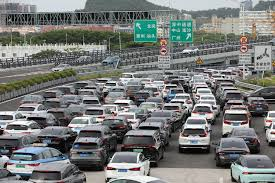
#> input picture Workflow_topo/workflow/src/agent_flows/data/camera_images/image.jpg, 275 x 183 px; its folder holds only this picture in this run
$ python -i workflow2_tools.py   (imports and definitions only)   (older library calls are emulated)
#> lines starting #> are read from the running program, lines starting #| are printed output that depends on the picture; after the words box and inside, x2 and y2 are one past the last pixel; in counts of white or black regions, pixels touching at a corner belong together
#> further down, picture is the input picture: shape (183, 275, 3); mean B, G, R 120.1, 121.8, 118.5
"""workflow2工具：模拟摄像头采集与图像处理"""

import random
from pathlib import Path
from typing import Any, Dict, List, Tuple

import cv2
import numpy as np

try:  # 可选GPU支持
    import torch
    import torch.nn.functional as F
except Exception:  # torch 不可用时保持CPU流程
    torch = None
    F = None

CAMERA_IMAGE_DIR = Path(__file__).resolve().parent.parent / "data" / "camera_images"
SUPPORTED_EXTS = {".jpg", ".jpeg", ".png", ".bmp"}


def _list_camera_images() -> List[Path]:
    images = [p for p in CAMERA_IMAGE_DIR.rglob("*") if p.suffix.lower() in SUPPORTED_EXTS]
    return images


# [82 lines left out: functions capture_camera_image, _gpu_smooth, preprocess_image, not called in this run]


def extract_image_features(image: np.ndarray) -> Dict[str, Any]:
    """提取简单的图像特征（亮度、边缘、直方图等）"""
    gray = image if len(image.shape) == 2 else cv2.cvtColor(image, cv2.COLOR_BGR2GRAY)
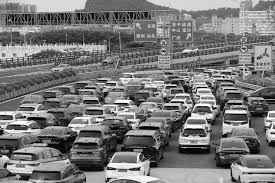
#> gray: shape (183, 275); min 0, max 255, mean 120.6

    hist = cv2.calcHist([gray], [0], None, [32], [0, 256]).flatten()
#> hist = 32 values, max 3283 at index 13, min 352 at index 31, mean 1572.7
    hist_sum = float(hist.sum()) if hist.sum() else 1.0
#> hist_sum = 50325
    hist_norm = (hist / hist_sum).round(4).tolist()
#> hist_norm = 32 values, max 0.0652 at index 13, min 0.007 at index 31, mean 0.0312

    edges = cv2.Canny(gray, 100, 200)
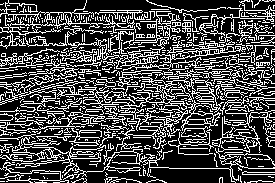
#> edges: shape (183, 275); 29.4% white in thin lines or dots
    edge_density = float(edges.mean() / 255.0)
#> edge_density = 0.294

    lap_var = float(cv2.Laplacian(gray, cv2.CV_64F).var())
#> lap_var = 8825.5

    adaptive = cv2.adaptiveThreshold(
        gray, 255, cv2.ADAPTIVE_THRESH_GAUSSIAN_C, cv2.THRESH_BINARY, 21, 8
    )
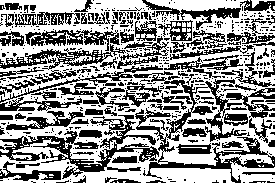
#> adaptive: shape (183, 275); 58% white; 512 black regions (414 under 20 px), largest, box (x1, y1, x2, y2) and area: (133, 71, 275, 183) 2965, (0, 115, 159, 179) 2593, (0, 44, 126, 70) 955
    occupancy_ratio = float(adaptive.mean() / 255.0)
#> occupancy_ratio = 0.58

    mean_intensity = float(gray.mean())
#> mean_intensity = 120.6
    std_intensity = float(gray.std())
#> std_intensity = 58.23

    return {
        "shape": {
            "height": int(gray.shape[0]),
            "width": int(gray.shape[1]),
            "channels": 1 if len(image.shape) == 2 else int(image.shape[2]),
        },
        "mean_intensity": round(mean_intensity, 2),
        "std_intensity": round(std_intensity, 2),
        "edge_density": round(edge_density, 4),
        "laplacian_var": round(lap_var, 2),
        "occupancy_ratio": round(occupancy_ratio, 4),
        "histogram_32": hist_norm,
    }


# [83 lines left out: functions rate_noise_level, estimate_congestion_level, build_congestion_narrative, summarize_scene_from_features, not called in this run]

>>> import cv2
>>> picture = cv2.imread('../data/camera_images/image.jpg')
>>> result = extract_image_features(picture)
#> result = 7 items
